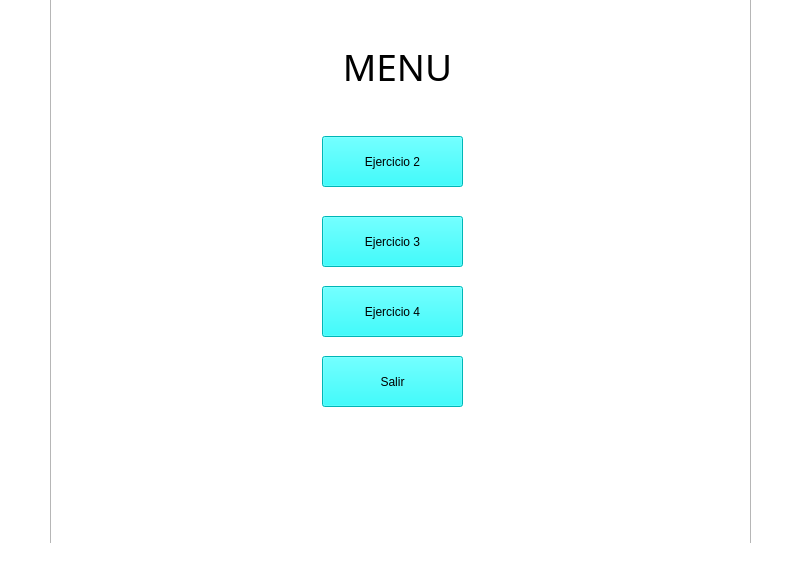
<?xml version="1.0" encoding="UTF-8"?>
<ui version="4.0">
 <class>MainWindow</class>
 <widget class="QMainWindow" name="MainWindow">
  <property name="geometry">
   <rect>
    <x>0</x>
    <y>0</y>
    <width>803</width>
    <height>565</height>
   </rect>
  </property>
  <property name="windowTitle">
   <string>MainWindow</string>
  </property>
  <property name="styleSheet">
   <string notr="true">background-color: rgb(158, 192, 255);
color: rgb(0, 0, 0);
background-color: rgb(255, 255, 255);</string>
  </property>
  <widget class="QWidget" name="centralwidget">
   <widget class="QTabWidget" name="tabWidget">
    <property name="geometry">
     <rect>
      <x>50</x>
      <y>-30</y>
      <width>701</width>
      <height>591</height>
     </rect>
    </property>
    <property name="styleSheet">
     <string notr="true">background-color: rgb(185, 255, 191);
background-color: rgb(234, 255, 244);
background-color: rgb(255, 255, 255);
</string>
    </property>
    <property name="currentIndex">
     <number>0</number>
    </property>
    <widget class="QWidget" name="tab">
     <attribute name="title">
      <string>Tab 1</string>
     </attribute>
     <widget class="QLabel" name="label">
      <property name="geometry">
       <rect>
        <x>220</x>
        <y>40</y>
        <width>251</width>
        <height>61</height>
       </rect>
      </property>
      <property name="font">
       <font>
        <family>Sitka</family>
        <pointsize>28</pointsize>
       </font>
      </property>
      <property name="styleSheet">
       <string notr="true">
color: rgb(0, 0, 0);


</string>
      </property>
      <property name="text">
       <string>MENU</string>
      </property>
      <property name="alignment">
       <set>Qt::AlignmentFlag::AlignCenter</set>
      </property>
     </widget>
     <widget class="QPushButton" name="btn_1">
      <property name="geometry">
       <rect>
        <x>270</x>
        <y>140</y>
        <width>141</width>
        <height>51</height>
       </rect>
      </property>
      <property name="styleSheet">
       <string notr="true">background-color: rgb(0, 255, 255);
color: rgb(0, 0, 0);
font: 12pt &quot;Sitka&quot;;</string>
      </property>
      <property name="text">
       <string>Ejercicio 2</string>
      </property>
     </widget>
     <widget class="QPushButton" name="btn_2">
      <property name="geometry">
       <rect>
        <x>270</x>
        <y>220</y>
        <width>141</width>
        <height>51</height>
       </rect>
      </property>
      <property name="styleSheet">
       <string notr="true">background-color: rgb(0, 255, 255);
color: rgb(0, 0, 0);
font: 12pt &quot;Sitka&quot;;</string>
      </property>
      <property name="text">
       <string>Ejercicio 3</string>
      </property>
     </widget>
     <widget class="QPushButton" name="btn_3">
      <property name="geometry">
       <rect>
        <x>270</x>
        <y>290</y>
        <width>141</width>
        <height>51</height>
       </rect>
      </property>
      <property name="styleSheet">
       <string notr="true">background-color: rgb(0, 255, 255);
color: rgb(0, 0, 0);
font: 12pt &quot;Sitka&quot;;</string>
      </property>
      <property name="text">
       <string>Ejercicio 4</string>
      </property>
     </widget>
     <widget class="QPushButton" name="btn_salir">
      <property name="geometry">
       <rect>
        <x>270</x>
        <y>360</y>
        <width>141</width>
        <height>51</height>
       </rect>
      </property>
      <property name="styleSheet">
       <string notr="true">background-color: rgb(0, 255, 255);
color: rgb(0, 0, 0);
font: 12pt &quot;Sitka&quot;;</string>
      </property>
      <property name="text">
       <string>Salir</string>
      </property>
     </widget>
    </widget>
    <widget class="QWidget" name="tab_2">
     <attribute name="title">
      <string>Tab 2</string>
     </attribute>
     <widget class="QPushButton" name="btn_back1">
      <property name="geometry">
       <rect>
        <x>560</x>
        <y>400</y>
        <width>131</width>
        <height>51</height>
       </rect>
      </property>
      <property name="font">
       <font>
        <family>Sitka</family>
       </font>
      </property>
      <property name="styleSheet">
       <string notr="true">color: rgb(0, 0, 0);
background-color: rgb(170, 255, 255);</string>
      </property>
      <property name="text">
       <string>Regresar a Menú</string>
      </property>
     </widget>
     <widget class="QLabel" name="label_2">
      <property name="geometry">
       <rect>
        <x>50</x>
        <y>40</y>
        <width>641</width>
        <height>41</height>
       </rect>
      </property>
      <property name="font">
       <font>
        <pointsize>12</pointsize>
       </font>
      </property>
      <property name="text">
       <string>Elija un número para determinar la cantidad de filas de un triángulo</string>
      </property>
     </widget>
     <widget class="QSpinBox" name="spinBox_filas">
      <property name="geometry">
       <rect>
        <x>70</x>
        <y>110</y>
        <width>111</width>
        <height>41</height>
       </rect>
      </property>
      <property name="font">
       <font>
        <pointsize>14</pointsize>
        <italic>false</italic>
        <bold>false</bold>
       </font>
      </property>
      <property name="styleSheet">
       <string notr="true">border-color: rgb(0, 0, 0);</string>
      </property>
      <property name="maximum">
       <number>999999</number>
      </property>
     </widget>
     <widget class="QPushButton" name="btn_triangulo">
      <property name="geometry">
       <rect>
        <x>240</x>
        <y>110</y>
        <width>141</width>
        <height>31</height>
       </rect>
      </property>
      <property name="font">
       <font>
        <family>Sitka</family>
        <pointsize>12</pointsize>
       </font>
      </property>
      <property name="styleSheet">
       <string notr="true">background-color: rgb(85, 255, 255);</string>
      </property>
      <property name="text">
       <string>Aceptar</string>
      </property>
     </widget>
     <widget class="QTextEdit" name="textEdit">
      <property name="geometry">
       <rect>
        <x>70</x>
        <y>180</y>
        <width>591</width>
        <height>191</height>
       </rect>
      </property>
      <property name="styleSheet">
       <string notr="true">font: 14pt &quot;Segoe UI&quot;;
border-color: rgb(0, 0, 0);</string>
      </property>
      <property name="readOnly">
       <bool>true</bool>
      </property>
     </widget>
    </widget>
    <widget class="QWidget" name="tab_3">
     <attribute name="title">
      <string>Page</string>
     </attribute>
     <widget class="QPushButton" name="btn_back1_2">
      <property name="geometry">
       <rect>
        <x>560</x>
        <y>400</y>
        <width>131</width>
        <height>51</height>
       </rect>
      </property>
      <property name="font">
       <font>
        <family>Sitka</family>
       </font>
      </property>
      <property name="styleSheet">
       <string notr="true">color: rgb(0, 0, 0);
background-color: rgb(170, 255, 255);</string>
      </property>
      <property name="text">
       <string>Regresar a Menú</string>
      </property>
     </widget>
     <widget class="QLineEdit" name="tarjeta">
      <property name="geometry">
       <rect>
        <x>210</x>
        <y>150</y>
        <width>261</width>
        <height>51</height>
       </rect>
      </property>
      <property name="styleSheet">
       <string notr="true">background-color: rgb(202, 255, 244);
font: 10pt &quot;Segoe UI&quot;;
color: rgb(0, 0, 0);</string>
      </property>
     </widget>
     <widget class="QLabel" name="resultLabel">
      <property name="geometry">
       <rect>
        <x>160</x>
        <y>320</y>
        <width>351</width>
        <height>61</height>
       </rect>
      </property>
      <property name="font">
       <font>
        <family>Sitka</family>
        <pointsize>14</pointsize>
       </font>
      </property>
      <property name="text">
       <string/>
      </property>
      <property name="alignment">
       <set>Qt::AlignmentFlag::AlignCenter</set>
      </property>
     </widget>
     <widget class="QPushButton" name="btn_valid">
      <property name="geometry">
       <rect>
        <x>280</x>
        <y>230</y>
        <width>121</width>
        <height>51</height>
       </rect>
      </property>
      <property name="styleSheet">
       <string notr="true">background-color: rgb(79, 79, 79);
color: rgb(255, 255, 255);
font: 11pt &quot;Sitka&quot;;


</string>
      </property>
      <property name="text">
       <string>Validar</string>
      </property>
     </widget>
     <widget class="QLabel" name="label_3">
      <property name="geometry">
       <rect>
        <x>90</x>
        <y>70</y>
        <width>641</width>
        <height>41</height>
       </rect>
      </property>
      <property name="font">
       <font>
        <pointsize>12</pointsize>
       </font>
      </property>
      <property name="text">
       <string>Ingrese su número de tarjeta de crédito para validar si es real</string>
      </property>
     </widget>
    </widget>
    <widget class="QWidget" name="tab_4">
     <attribute name="title">
      <string>Page</string>
     </attribute>
     <widget class="QLabel" name="label_4">
      <property name="geometry">
       <rect>
        <x>50</x>
        <y>50</y>
        <width>381</width>
        <height>41</height>
       </rect>
      </property>
      <property name="font">
       <font>
        <pointsize>12</pointsize>
       </font>
      </property>
      <property name="text">
       <string>Elija una de las siguientes conversiones</string>
      </property>
      <property name="alignment">
       <set>Qt::AlignmentFlag::AlignCenter</set>
      </property>
     </widget>
     <widget class="QComboBox" name="comboBox_conversiones">
      <property name="geometry">
       <rect>
        <x>470</x>
        <y>50</y>
        <width>141</width>
        <height>41</height>
       </rect>
      </property>
      <property name="styleSheet">
       <string notr="true">font: 10pt &quot;Satki&quot;;
background-color: rgb(126, 234, 255);
border-color: rgb(0, 0, 0);</string>
      </property>
      <item>
       <property name="text">
        <string>Letra a Binario</string>
       </property>
      </item>
      <item>
       <property name="text">
        <string>Letra a Decimal</string>
       </property>
      </item>
      <item>
       <property name="text">
        <string>Letra a Hexadecimal</string>
       </property>
      </item>
      <item>
       <property name="text">
        <string>Binario a Letra</string>
       </property>
      </item>
      <item>
       <property name="text">
        <string>Decimal a Letra</string>
       </property>
      </item>
      <item>
       <property name="text">
        <string>Hexadecimal a Letra</string>
       </property>
      </item>
     </widget>
     <widget class="QLineEdit" name="lE_convertir">
      <property name="geometry">
       <rect>
        <x>180</x>
        <y>190</y>
        <width>371</width>
        <height>51</height>
       </rect>
      </property>
      <property name="styleSheet">
       <string notr="true">font: 10pt &quot;Segoe UI&quot;;</string>
      </property>
     </widget>
     <widget class="QLabel" name="label_5">
      <property name="geometry">
       <rect>
        <x>180</x>
        <y>140</y>
        <width>251</width>
        <height>31</height>
       </rect>
      </property>
      <property name="font">
       <font>
        <pointsize>10</pointsize>
       </font>
      </property>
      <property name="styleSheet">
       <string notr="true">color: rgb(47, 47, 47);</string>
      </property>
      <property name="text">
       <string>Ingrese lo que desea convertir:</string>
      </property>
      <property name="alignment">
       <set>Qt::AlignmentFlag::AlignLeading|Qt::AlignmentFlag::AlignLeft|Qt::AlignmentFlag::AlignVCenter</set>
      </property>
     </widget>
     <widget class="QPushButton" name="btn_back1_3">
      <property name="geometry">
       <rect>
        <x>570</x>
        <y>400</y>
        <width>131</width>
        <height>51</height>
       </rect>
      </property>
      <property name="font">
       <font>
        <family>Sitka</family>
       </font>
      </property>
      <property name="styleSheet">
       <string notr="true">color: rgb(0, 0, 0);
background-color: rgb(170, 255, 255);</string>
      </property>
      <property name="text">
       <string>Regresar a Menú</string>
      </property>
     </widget>
     <widget class="QPushButton" name="btn_convertir">
      <property name="geometry">
       <rect>
        <x>300</x>
        <y>260</y>
        <width>121</width>
        <height>51</height>
       </rect>
      </property>
      <property name="styleSheet">
       <string notr="true">background-color: rgb(79, 79, 79);
color: rgb(255, 255, 255);
font: 11pt &quot;Sitka&quot;;


</string>
      </property>
      <property name="text">
       <string>Convertir</string>
      </property>
     </widget>
     <widget class="QLabel" name="lbl_conversion">
      <property name="geometry">
       <rect>
        <x>180</x>
        <y>340</y>
        <width>361</width>
        <height>51</height>
       </rect>
      </property>
      <property name="font">
       <font>
        <family>Sitka</family>
        <pointsize>12</pointsize>
        <italic>false</italic>
        <bold>false</bold>
       </font>
      </property>
      <property name="styleSheet">
       <string notr="true">font: 12pt &quot;Sitka&quot;;
</string>
      </property>
      <property name="text">
       <string/>
      </property>
      <property name="alignment">
       <set>Qt::AlignmentFlag::AlignCenter</set>
      </property>
     </widget>
    </widget>
    <widget class="QWidget" name="tab_5">
     <attribute name="title">
      <string>Page</string>
     </attribute>
    </widget>
   </widget>
  </widget>
  <widget class="QMenuBar" name="menubar">
   <property name="geometry">
    <rect>
     <x>0</x>
     <y>0</y>
     <width>803</width>
     <height>25</height>
    </rect>
   </property>
  </widget>
  <widget class="QStatusBar" name="statusbar"/>
 </widget>
 <resources/>
 <connections/>
</ui>
